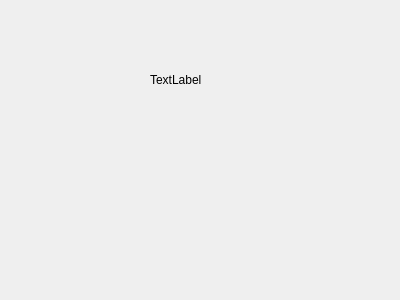
<?xml version="1.0" encoding="UTF-8"?>
<ui version="4.0">
 <class>Dialog</class>
 <widget class="QDialog" name="Dialog">
  <property name="geometry">
   <rect>
    <x>0</x>
    <y>0</y>
    <width>400</width>
    <height>300</height>
   </rect>
  </property>
  <property name="windowTitle">
   <string>Dialog</string>
  </property>
  <widget class="QLabel" name="label">
   <property name="geometry">
    <rect>
     <x>150</x>
     <y>70</y>
     <width>62</width>
     <height>20</height>
    </rect>
   </property>
   <property name="text">
    <string>TextLabel</string>
   </property>
  </widget>
 </widget>
 <resources/>
 <connections/>
</ui>
